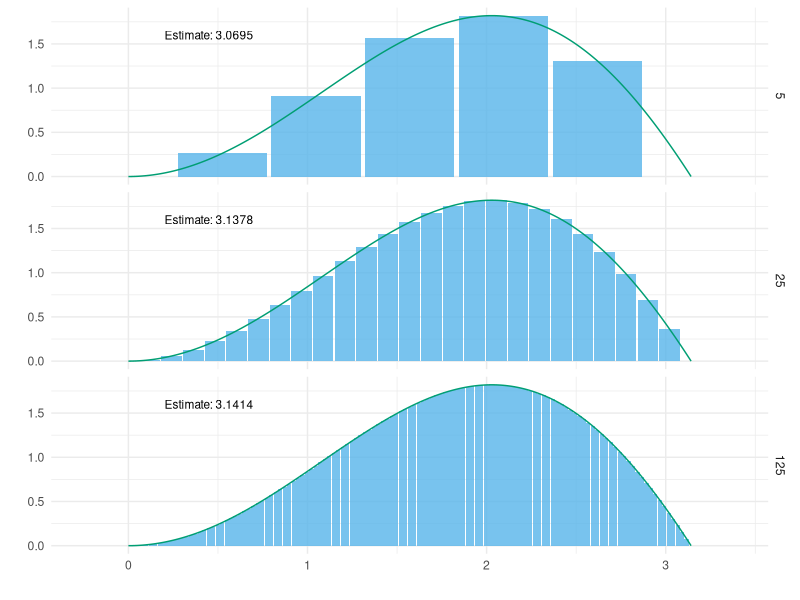
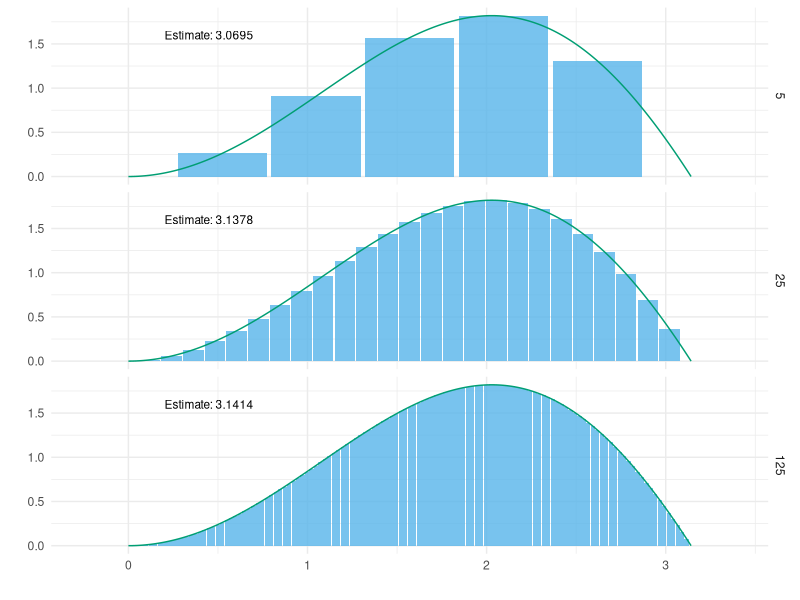

Recreate these plots in R, in order.
library(tidyverse)
library(patchwork)

trapezoid_rule <- function(x, spacing) {
  # Assumes nodes are evenly spaced
  w <- rep(spacing, length(x)) # Weights given by space between nodes
  w[1] <- w[1] / 2 # Apart from the first which is halved
  w[length(x)] <- w[length(x)] / 2 # And the last, also halved
  sum(w * x) # Compute the weighted sum
}

finegrid <- seq(0, pi, length.out = 1000)

f <- function(x) sin(x) * x

trapezoid_df <- function(N) {
  grid <- seq(0, pi, length.out = N)
  df <- data.frame(x = grid, y = f(grid), N = N - 2)
  int <- trapezoid_rule(x = df$y, spacing = df$x[2] - df$x[1])
  df$int <- int
  df$spacing <- df$x[2] - df$x[1]
  return(df)
}

df <- bind_rows(trapezoid_df(N = 7), trapezoid_df(N = 27), trapezoid_df(N = 127))

ggplot(df) +
  geom_col(aes(x = x, y = y, width = spacing * 0.95), fill = "#56B4E9", alpha = 0.8) +
  geom_function(fun = f, n = 500, col = "#009E73") +
  geom_text(
    data = df %>% select(N, int) %>% unique(),
    aes(label = paste0("Estimate: ", signif(int, 5)), x = 0.45, y = 1.6), size = 3
  ) +
  facet_grid(N ~ .) +
  labs(x = "", y = "") +
  theme_minimal() 

ggsave("figures/naomi-aghq/trapezoid.png", h = 7, w = 6.25, bg = "white")
